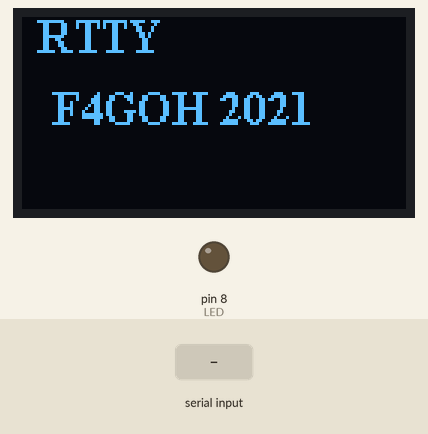
Bench run of a sketch on a simulated Arduino Uno, built with avr-gcc and run on an emulated ATmega328P. Shown: 128×64 one-colour display, output pins drawn as LEDs (lit = HIGH). Dashed ring = blinking. The test bench sets the inputs (shaded band). The local clock reads 2024-03-15 10:24:30 at power-on unless the sketch sets it; pins used as bus, display or sensor lines are not drawn; what the sketch prints to the serial monitor is not drawn.

Above: at 0.1 s.
At 4.2 s:
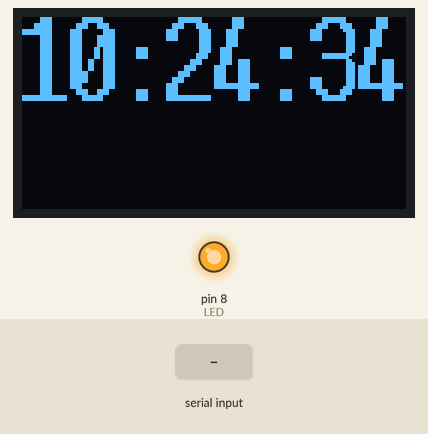
4.3 s: "w90\n" received over Serial
At 4.57 s:
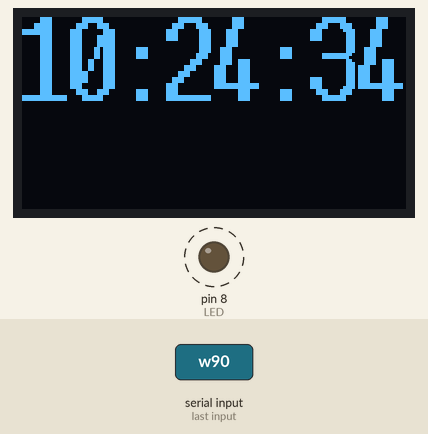
Timing chart, 0 to 11.8 s (numbered marks = the images above; inputs shaded):
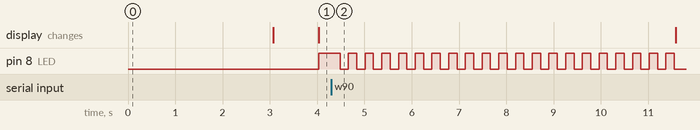

Measured:
- by itself, pin 8 (LED): alternates HIGH for 0.18 s and LOW for 0.18 s

The sketch:

rtty.ino
```cpp
/* Rtty
  Anthony LE CREN F4GOH@orange.fr
  Created 16/7/2021
  the program send temperature every 2 minutes
  The transmission mode is RTTY (45.45 bauds, 2 bits stop, shift 170Hz)
  The sensor is a ds18s20 on pinout 7
  In serial Monitor
  key 'h' to set up RTC
  key 'w' to send test RTTY string "....hello 1234 test 1234 test....\n"
*/

#include <SPI.h>    //for ad9850
#include <DS3232RTC.h> //http://github.com/JChristensen/DS3232RTC
#include <Wire.h>     //for rtc and oled display
#include <Time.h>
#include "SSD1306AsciiWire.h"
#include <OneWire.h>
#include <DallasTemperature.h>

#define LED 8
#define W_CLK 13
#define FQ_UD 10
#define RESET 9
#define SENSOR 7  //ds18s20 sensor
#define FREQUENCY 3570000  //frequency on waterfall
#define SHIFT 170  //shift frequency for rtty

long factor = -1500;		//offset crystal frequency
int secPrec = 0;
tmElements_t tm;

enum etatRtty
{
  LETTERS,
  FIGURES
};

SSD1306AsciiWire oled;  //afficheur oled;
OneWire  ds(SENSOR);  // on pin 7 (a 3.3k or 4.7K resistor is necessary)
DallasTemperature sensors(&ds);

void setup() {
  Serial.begin(115200);
  Serial.print("hello");
  pinMode(LED, OUTPUT);
  sensors.begin();
  oled.begin(&Adafruit128x64, 0x3C);
  oled.setFont(TimesNewRoman16_bold);
  oled.clear();
  oled.setCursor(5, 0);
  oled.println(F("RTTY"));
  oled.setCursor(10, 3);   //x y
  oled.print(F("F4GOH 2021"));
  oled.setFont(fixednums15x31);
  delay(3000);
  oled.clear();
  initDds();
  setfreq(0, 0);
  setfreq(0, 0);

}


void loop() {
  char c;
  if (Serial.available() > 0) {
    c = Serial.read();
    Serial.println(c);
    if (c == 'h') {
      majRtc();
    }
    if (c == 'w') {
      rttyTx("....hello 1234 test 1234 test....\n");
    }
  }
  RTC.read(tm);

  if ((tm.Minute % 2) == 0 && tm.Second == 0) {   //every 2 minutes RTTY txing
    char buffer[100];
    char tempStr[10];
    float temp;
    sensors.requestTemperatures(); // Send the command to get temperatures
    temp = sensors.getTempCByIndex(0);
    Serial.print("temp : ");
    Serial.println(temp);
    dtostrf(temp, 5, 2, tempStr);
    sprintf(buffer, "....hello the temperature is %s degrees celcius...\n\n", tempStr);
    rttyTx(buffer);
  }

  if (secPrec != tm.Second) {
    Serial.print(tm.Hour);
    Serial.print(":");
    Serial.print(tm.Minute);
    Serial.print(":");
    Serial.println(tm.Second);
    char heure[10];
    sprintf(heure, "%02d:%02d:%02d", tm.Hour, tm.Minute, tm.Second);
    oled.setCursor(0, 0);
    oled.print(heure);
    secPrec = tm.Second;
    if (tm.Second % 2 == 0) digitalWrite(LED, digitalRead(LED) ^ 1);
  }
  delay(10);

}


/********************************************************
  AD9850 routines
 ********************************************************/


void initDds()
{
  SPI.begin();
  pinMode(W_CLK, OUTPUT);
  pinMode(FQ_UD, OUTPUT);
  pinMode(RESET, OUTPUT);

  SPI.setBitOrder(LSBFIRST);
  SPI.setDataMode(SPI_MODE0);

  pulse(RESET);
  pulse(W_CLK);
  pulse(FQ_UD);

}

void pulse(int pin) {
  digitalWrite(pin, HIGH);
  digitalWrite(pin, LOW);
}


void setfreq(double f, uint16_t p) {    //frequency , phase
  uint32_t deltaphase;
  deltaphase = f * 4294967296.0 / (125000000 + factor);
  for (int i = 0; i < 4; i++, deltaphase >>= 8) {
    SPI.transfer(deltaphase & 0xFF);
  }
  SPI.transfer((p << 3) & 0xFF) ;
  pulse(FQ_UD);
}


/********************************************************
  RTC routines
 ********************************************************/


void majRtc()
{
  time_t t;
  //check for input to set the RTC, minimum length is 12, i.e. yy,m,d,h,m,s
  Serial.println(F("update time : format yy,m,d,h,m,s"));
  Serial.println(F("exemple : 2016,6,18,16,32,30, "));

  while (Serial.available () <= 12) {
  }
  //note that the tmElements_t Year member is an offset from 1970,
  //but the RTC wants the last two digits of the calendar year.
  //use the convenience macros from Time.h to do the conversions.
  int y = Serial.parseInt();
  if (y >= 100 && y < 1000)
    Serial.println(F("Error: Year must be two digits or four digits!"));
  else {
    if (y >= 1000)
      tm.Year = CalendarYrToTm(y);
    else    //(y < 100)
      tm.Year = y2kYearToTm(y);
    tm.Month = Serial.parseInt();
    tm.Day = Serial.parseInt();
    tm.Hour = Serial.parseInt();
    tm.Minute = Serial.parseInt();
    tm.Second = Serial.parseInt();
    t = makeTime(tm);
    RTC.set(t);        //use the time_t value to ensure correct weekday is set
    setTime(t);
    while (Serial.available () > 0) Serial.read();
  }
}

/********************************************
   RTTY
 ********************************************/
void rttyTx(char * stringRtty)
{
  //                                        sp  !   "   #  $  %   &   '   (   )  *  +  ,   -  .   /   0   1   2   3   4   5   6  7   8  9   :   ;   <  =  >  ?   @  A  B   C   D   E   F   G   H   I   J   K   L   M   N   O   P   Q   R   S   T   U   V  W   X   Y   Z
  const static int TableRtty[59] PROGMEM = {4, 13, 17, 20, 9, 0, 26, 11, 15, 18, 0, 0, 12, 3, 28, 29, 22, 23, 19, 1, 10, 16, 21, 7,  6, 24, 14, 30, 0, 0, 0, 25, 0, 3, 25, 14, 9,  1 , 13, 26, 20, 6, 11, 15,  18, 28, 12, 24, 22, 23, 10, 5,  16, 7, 30, 19, 29, 21, 17};
  char car;
  etatRtty figlett = LETTERS;  // RTTY Baudot signs/letters toggle
  car = *stringRtty++;
  while ( car != '\0')
  {
    Serial.print(car);
    car = toupper(car); // Uppercase
    if (car == '\n')  // is Line Feed ?
    {
      txByte(8);
    }
    else if (car == '\r') // is Carriage Return ?
    {
      txByte(2);
    }
    else if (car >= ' ' && car <= 'Z') // is alphanumeric char
    {
      if (car == ' ') {   // is space
        txByte(4);
      }
      else {
        car = car - ' ';        //substract space char
        if (car < 33)
        {
          if (figlett == LETTERS)
          {
            figlett = FIGURES;      // toggle form letters to signs table
            txByte(27);
          }
        }
        else if (figlett == FIGURES)
        {
          figlett = LETTERS;          // toggle form signs to letters table
          txByte(31);
        }
        txByte(char(pgm_read_word(&TableRtty[int(car)])));  // Send the 5 bits word
      }
    }
    car = *stringRtty++;  // Next character in string
  }
  setfreq(0, 0); // No more transmission
  Serial.println("EOT"); //end of transmission
}

void txByte(char car) {
  int val;
  byte b;
  car = (car << 1) | 0xc0;    //add start bit and 2 stop bits
  for (b = 0; b < 8; b++)   // LSB first
  {
    val = bitRead(car, b); // Read 1 bit
    setfreq(FREQUENCY  + (SHIFT * val), 0); // Let's transmit (bit 1 is 170Hz shifted)
    delay(22); // Gives the baud rate 45.45
  }
  digitalWrite(LED, digitalRead(LED) ^ 1);
}
```
